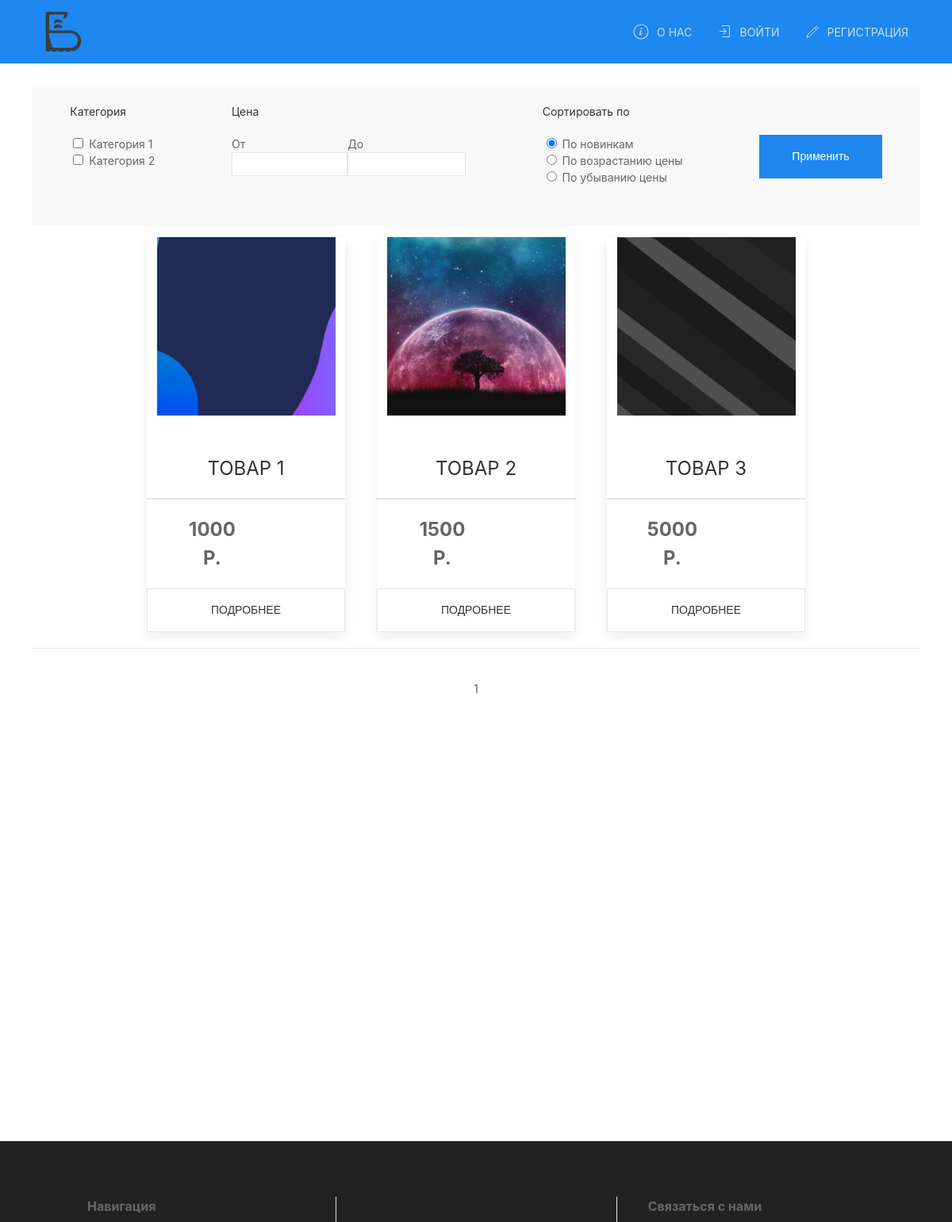
Screenshot of /products/ with the database file from the repository.
### py_market/models.py (models this page shows, shortened)
class Product(db.Model):
    __tablename__ = "Product"
    id = db.Column(db.Integer, primary_key=True, autoincrement=True)
    name = db.Column(db.String(100), nullable=False)
    price = db.Column(db.Float, nullable=False)
    male = db.Column(db.Boolean, nullable=True)
    brand = db.Column(db.String(100), nullable=True)
    description = db.Column(db.String(200))
    arrival_date = db.Column(db.Date(), default=date.today())

class ProductPhoto(db.Model):
    __tablename__ = "ProductPhoto"
    id = db.Column(db.Integer, primary_key=True)
    path = db.Column(db.String(250))
    products = db.Column(db.Integer, db.ForeignKey(Product.id))
    product = db.relationship(Product,
                              backref=db.backref("photos", lazy="subquery"),
                              foreign_keys=[products])

### products/products.py (the view)
@bp_prods.route('/', methods=["POST", "GET"])
def base():
    page = 1
    request_args = request.args.to_dict(flat=False)
    if "page" in request_args:
        page = int(request_args["page"][0])
        del request_args["page"]
    if len(request_args):
        form_filter = FilterProductsForm().from_dict(request_args)
        target_products = products_filter(products_model=Product, form_data=form_filter)
    else:
        form_filter = FilterProductsForm()
        target_products = Product.query
    products_pagination = target_products.paginate(page=page, per_page=app.config["ITEMS_PER_PAGE"])
    return render_template("products/products_base.html",
                           pagination=products_pagination,
                           product_filter=form_filter)

### py_market/forms.py (shortened to what this page needs)
class FilterProductsForm(FlaskForm):
    category = MultiCheckboxField("Категория", _prefix="category[]",
                                   choices=[(cat.name, cat.name) for cat in Category.query.order_by('name').all()],)
    material = MultiCheckboxField("Материал",
                                   choices=[(mat.name, mat.name) for mat in Material.query.order_by('name').all()])
    minPrice = IntegerField(label="От", widget=NumberInput(step=1, min=0, max=100000))
    maxPrice = IntegerField(label="До", widget=NumberInput(step=1, min=0, max=100000))
    order = SelectRadioField("Сортировать по", choices=[("date", "По новинкам"),
                                                        ("price", "По возрастанию цены"),
                                                        ("price_desc", "По убыванию цены")], default="date")

### products/products.py (called while the page is built)
@bp_prods.before_request
def before_request():
    if current_user:
        g.user = current_user

### py_market/forms.py (called while the page is built)
    def __len__(self):
        return len(self.choices)

### py_market/routes.py (called while the page is built)
@app.before_request
def before_request():
    if current_user:
        g.user = current_user

@app.context_processor
def inject_user():
    if current_user:
        return dict(user=g.user)

### products/templates/products/products_base.html (shortened to what this page needs)
{% extends "py_market/base.html" %}
{% from "py_market/macroses.html" import show_categories, render_pagination with context %}
{% from "products/macroses.html" import show_products, show_product_filter with context %}
{% block head %}
    {{ super() }}
{% endblock %}
{% block content %}
    {% if product_filter %}
        <div class="uk-flex-row uk-flex-between">
            <div class="">
                {{ show_product_filter(product_filter) }}
            </div>
        </div>
    {% endif %}
    {% include "products/products.html" %}
{% endblock %}

### products/templates/products/macroses.html (shortened to what this page needs)
{% macro show_products(products, user) %}
    {% if products %}
        <div id="products" uk-grid class="uk-grid uk-flex-center uk-child-width-1-3@m uk-child-width-1-4@l"
             uk-height-match=".uk-card">
            {% for product in products %}
                <div>
                    <div class="uk-card uk-card-default">
                        <div class="uk-card-media-top">
                            {% if product.photos|length  >= 1%}
                                {% with preview = product.photos[0].path %}
                                    <img class="uk-align-center fill-img"
                                     src="{{url_for('static', filename=preview) }}"
                                     alt="alt text"
                                     sizes="(min-width: 150px; min-height:250px;) 500px, 100vw">
                                {% endwith %}
                            {% else %}
                            <img class=" uk-align-center"
                                 src="{{ url_for('static', filename='images/default_product.jpg') }}"
                                 alt="alt text">
                            {% endif %}
                        </div>
                        <div class="uk-width-1-1">
                            <div class="uk-card-header">
                                <h3 class="uk-card-title uk-text-uppercase uk-text-center">
                                    {{ product.name }}
                                </h3>
                            </div>
                            <div class="uk-card-footer">
                                <div class="uk-flex uk-flex-between uk-child-width-1-2">
                                    <div>
                                        <div class="uk-text-bold uk-text-center uk-text-large">{{ product.price }} Р.</div>
                                    </div>
                                </div>
                            </div>
                            <div class="uk-width-1-1">
                                <a class="uk-button-link" href="{{ url_for('products.product_page', id=product.id) }}">
                                    <button class="uk-button-large uk-button-default uk-width-1-1 uk-text-uppercase">
                                        Подробнее
                                    </button>
                                </a>
                            </div>
                        </div>
                    </div>
                </div>
        {% endfor %}
        </div>
    {% endif %}
{% endmacro %}
{% macro show_product_filter(filter) %}
    <form id="filter" class="uk-flex uk-flex-around uk-background-muted uk-text-small"
          method="get" action="{{ url_for('products.base', page=1) }}">
        {% for field in [filter.category, filter.material] %}
            {% if field|length %}
                <div class="uk-margin uk-margin-top">
                    <div class="uk-form-label">{{ field.label  }}</div>
                    {{ field(class_="uk-list uk-list-collapse") }}
                </div>
            {% endif %}
        {% endfor %}
        <div class="uk-margin">
            <div class="uk-form-label uk-text-">Цена</div>
            <div class="uk-flex-inline uk-margin">
                <label>{{ filter.minPrice.label }}
                    {{ filter.minPrice(class_="uk-input uk-form-small") }}
                </label>
                <label>{{ filter.maxPrice.label }}
                    {{ filter.maxPrice(class_="uk-input uk-form-small") }}
                </label>
            </div>
        </div>
        <div class="uk-margin">
            <div class="uk-form-label uk-text-">{{ filter.order.label }}</div>
            {{ filter.order(class_="uk-list uk-list-collapse") }}
        </div>
        <div class="uk-margin uk-padding uk-padding-remove-horizontal">
            <button onclick="applyFilter('{{ url_for("products.base") }}')"
                    class="uk-button-primary uk-button-large uk-width1-1">
                Применить
            </button>
        </div>
    </form>
{% endmacro %}

### py_market/static/css/style.css (style rules this page uses)
button { cursor: pointer; }
.fill-img { width: 90%; height: auto; }

### rows the page displays
Product: path (picture), name "ТОВАР 1", price "1000"
Product: path (picture), name "ТОВАР 2", price "1500"
Product: path (picture), name "ТОВАР 3", price "5000"

### other values shown
{{ field.label }} "Категория"
{{ filter.minPrice.label }} "От"
{{ filter.maxPrice.label }} "До"
{{ filter.order.label }} "Сортировать по"
{{ page }} "1"
